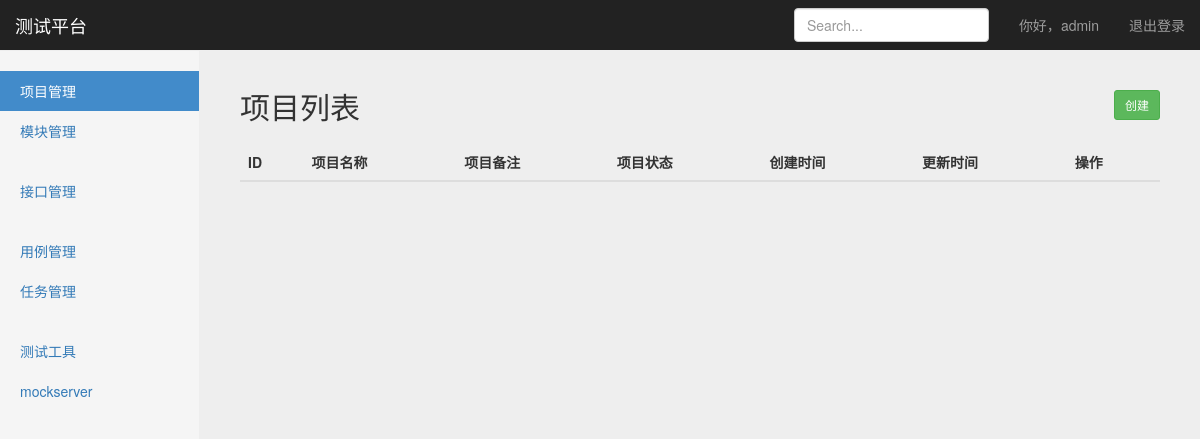
The app's page /project/project_manage/ (signed in), older data.
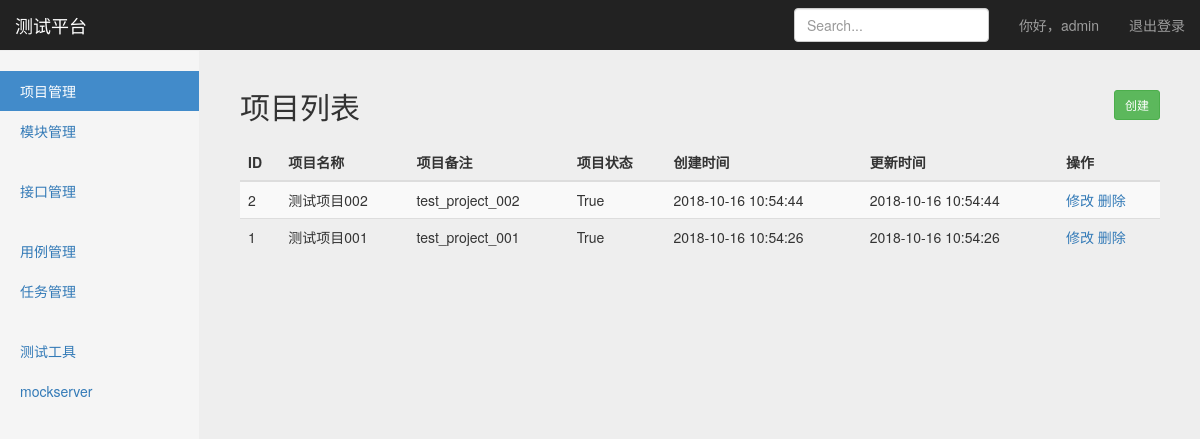
The same page, newer data.
### project_app/models.py (models this page shows, shortened)
class Project(models.Model):
	name = models.CharField('名称', max_length=100, blank=False, null=True)
	describe = models.TextField('备注', default='')
	status = models.BooleanField('状态', default=True)
	create_time = models.DateTimeField('创建时间', auto_now=True)
	update_time = models.DateTimeField('更新时间', auto_now=True)

### project_app/views/project_manage_views.py (the view)
# urls.py: path('project_manage/', project_manage_views.project_manage), #项目管理
@login_required #判断用是否登录
def project_manage(request):
	username = request.session.get('user','') #用session替换cookie
	projects = Project.objects.order_by('-update_time') #查出项目，并按照更新时间倒序
	return render(request, 'project_manage/project_manage.html', {
		'user':username,
		'projects':projects,
		'type':'list'
	})

### templates/project_manage/project_manage.html (shortened to what this page needs)
{% extends 'base.html' %}
{% block head %}
    <div class="container-fluid">
      <div class="row">
        <div class="col-sm-3 col-md-2 sidebar">
          <ul class="nav nav-sidebar">
            <li class="active"><a href="/project/project_manage/">项目管理<span class="sr-only">(current)</span></a></li>
            <li><a href="/project/project_module/">模块管理</a></li>
          </ul>
          <ul class="nav nav-sidebar">
            <li><a href="">接口管理</a></li>
          </ul>
          <ul class="nav nav-sidebar">
            <li><a href="">用例管理</a></li>
            <li><a href="">任务管理</a></li>
          </ul>
          <ul class="nav nav-sidebar">
            <li><a href="">测试工具</a></li>
            <li><a href="">mockserver</a></li>
          </ul>
        </div>
      {% if type == 'list' %}
        <div class="col-sm-9 col-sm-offset-3 col-md-10 col-md-offset-2 main">
          <h2 class="sub-header">项目列表
            <button type="button" onclick="window.location.href='/project/project_manage_create/'" class="btn btn-sm btn-success" style="float:right">创建</button>
          </h2>
          <div class="table-responsive">
            <table class="table table-striped">
              <thead>
                <tr>
                  <th>ID</th>
                  <th>项目名称</th>
                  <th>项目备注</th>
                  <th>项目状态</th>
                  <th>创建时间</th>
                  <th>更新时间</th>
                  <th>操作</th>
                </tr>
              </thead>
              <tbody>
                {% for project in projects %}
                <tr>
                  <td>{{ project.id }}</td>
                  <td>{{ project.name }}</td>
                  <td>{{ project.describe }}</td>
                  <td>{{ project.status }}</td>
                  <td>{{ project.create_time|date:"Y-m-d H:i:s" }}</td>
                  <td>{{ project.update_time|date:"Y-m-d H:i:s" }}</td>
                  <td>
                      <a href="/project/project_manage_update/{{ project.id }}/">修改</a>
                      <a href="/project/project_manage_delete/{{ project.id }}/">删除</a>
                  </td>
                </tr>
                {% endfor %}
              </tbody>
            </table>
          </div>
        </div>
      {% endif %}
      </div>
    </div>
{% endblock %}

Row changes from the older to the newer data that the page shows:
added Project: id "2", name "测试项目002", describe "test_project_002", status "True", create_time "2018-10-16 10:54:44", update_time "2018-10-16 10:54:44"
added Project: id "1", name "测试项目001", describe "test_project_001", status "True", create_time "2018-10-16 10:54:26", update_time "2018-10-16 10:54:26"
